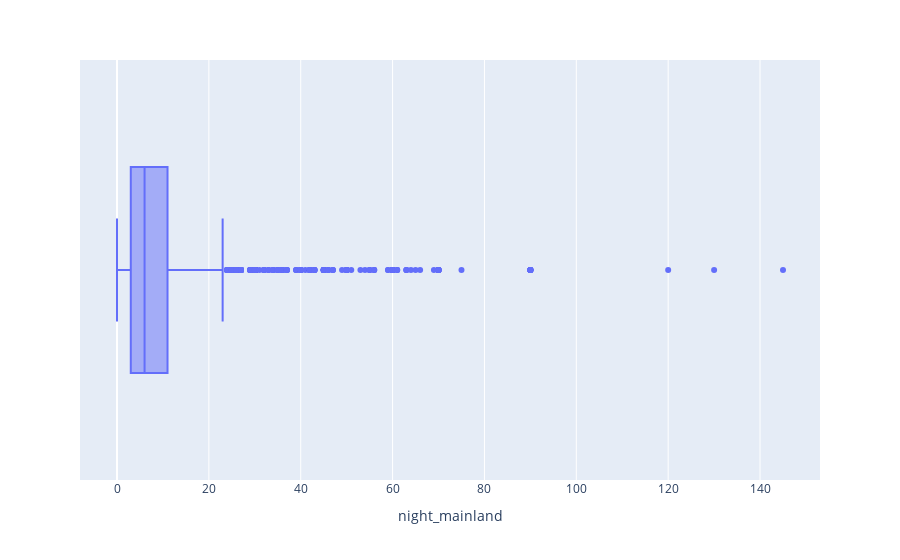

Source (notebook cell):
### Code cell
px.box(df,x='night_mainland')

### Figure 1 — Plotly figure (JSON) as saved in the notebook; plotly's stock layout.template omitted (floating-point values rounded to 4 significant figures; data arrays with more than 128 entries replaced by an {"elided": "..."} marker saying what was removed)
{"data": [{"alignmentgroup": "True", "hovertemplate": "night_mainland=%{x}<extra></extra>", "legendgroup": "", "marker": {"color": "#636efa"}, "name": "", "notched": false, "offsetgroup": "", "orientation": "h", "showlegend": false, "type": "box", "x": {"elided": "4794 int values"}, "x0": " ", "xaxis": "x", "y0": " ", "yaxis": "y"}], "layout": {"boxmode": "group", "legend": {"tracegroupgap": 0}, "margin": {"t": 60}, "xaxis": {"anchor": "y", "domain": [0, 1], "title": {"text": "night_mainland"}}, "yaxis": {"anchor": "x", "domain": [0, 1]}}}
